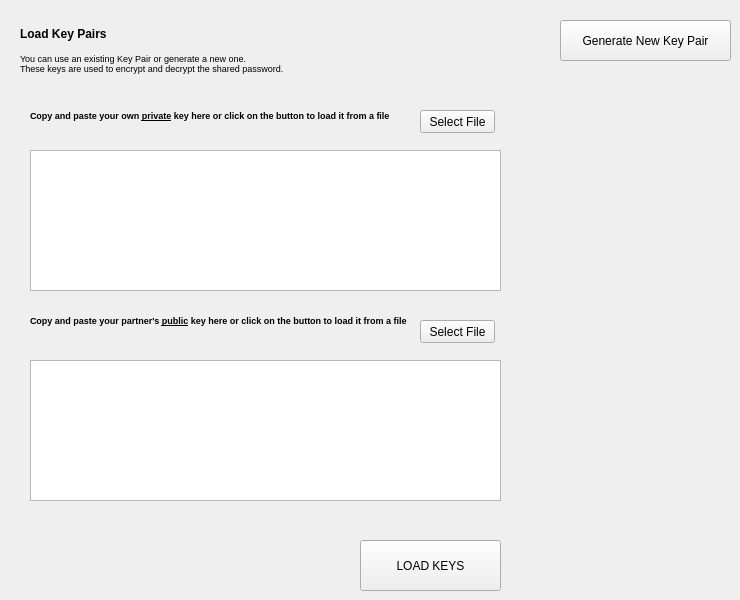
    <widget class="QWidget" name="tab_3">
     <attribute name="title">
      <string>Load Key Pairs</string>
     </attribute>
     <widget class="QTextEdit" name="textEdit">
      <property name="geometry">
       <rect>
        <x>30</x>
        <y>150</y>
        <width>471</width>
        <height>141</height>
       </rect>
      </property>
     </widget>
     <widget class="QLabel" name="label_15">
      <property name="geometry">
       <rect>
        <x>20</x>
        <y>10</y>
        <width>471</width>
        <height>81</height>
       </rect>
      </property>
      <property name="text">
       <string>&lt;html&gt;&lt;head/&gt;&lt;body&gt;&lt;p&gt;&lt;span style=&quot; font-weight:600;&quot;&gt;Load Key Pairs&lt;/span&gt;&lt;/p&gt;&lt;p&gt;&lt;span style=&quot; font-size:7pt;&quot;&gt;You can use an existing Key Pair or generate a new one.&lt;br/&gt;These keys are used to encrypt and decrypt the shared password. &lt;/span&gt;&lt;/p&gt;&lt;/body&gt;&lt;/html&gt;</string>
      </property>
     </widget>
     <widget class="QLabel" name="label_17">
      <property name="geometry">
       <rect>
        <x>30</x>
        <y>100</y>
        <width>371</width>
        <height>31</height>
       </rect>
      </property>
      <property name="text">
       <string>&lt;html&gt;&lt;head/&gt;&lt;body&gt;&lt;p&gt;&lt;span style=&quot; font-size:7pt; font-weight:600;&quot;&gt;Copy and paste your own &lt;/span&gt;&lt;span style=&quot; font-size:7pt; font-weight:600; text-decoration: underline;&quot;&gt;private&lt;/span&gt;&lt;span style=&quot; font-size:7pt; font-weight:600;&quot;&gt; key here or click on the button to load it from a file&lt;/span&gt;&lt;/p&gt;&lt;/body&gt;&lt;/html&gt;</string>
      </property>
      <property name="wordWrap">
       <bool>true</bool>
      </property>
     </widget>
     <widget class="QTextEdit" name="textEdit_3">
      <property name="geometry">
       <rect>
        <x>30</x>
        <y>360</y>
        <width>471</width>
        <height>141</height>
       </rect>
      </property>
     </widget>
     <widget class="QLabel" name="label_18">
      <property name="geometry">
       <rect>
        <x>30</x>
        <y>300</y>
        <width>381</width>
        <height>41</height>
       </rect>
      </property>
      <property name="text">
       <string>&lt;html&gt;&lt;head/&gt;&lt;body&gt;&lt;p&gt;&lt;span style=&quot; font-size:7pt; font-weight:600;&quot;&gt;Copy and paste your partner's &lt;/span&gt;&lt;span style=&quot; font-size:7pt; font-weight:600; text-decoration: underline;&quot;&gt;public&lt;/span&gt;&lt;span style=&quot; font-size:7pt; font-weight:600;&quot;&gt; key here or click on the button to load it from a file&lt;/span&gt;&lt;/p&gt;&lt;/body&gt;&lt;/html&gt;</string>
      </property>
      <property name="wordWrap">
       <bool>true</bool>
      </property>
     </widget>
     <widget class="QPushButton" name="pushButton">
      <property name="geometry">
       <rect>
        <x>420</x>
        <y>110</y>
        <width>75</width>
        <height>23</height>
       </rect>
      </property>
      <property name="text">
       <string>Select File</string>
      </property>
     </widget>
     <widget class="QPushButton" name="pushButton_3">
      <property name="geometry">
       <rect>
        <x>420</x>
        <y>320</y>
        <width>75</width>
        <height>23</height>
       </rect>
      </property>
      <property name="text">
       <string>Select File</string>
      </property>
     </widget>
     <widget class="QPushButton" name="pushButton_4">
      <property name="geometry">
       <rect>
        <x>360</x>
        <y>540</y>
        <width>141</width>
        <height>51</height>
       </rect>
      </property>
      <property name="text">
       <string>LOAD KEYS</string>
      </property>
     </widget>
     <widget class="QLabel" name="label_21">
      <property name="geometry">
       <rect>
        <x>510</x>
        <y>30</y>
        <width>21</width>
        <height>21</height>
       </rect>
      </property>
      <property name="toolTip">
       <string>&lt;html&gt;&lt;head/&gt;&lt;body&gt;&lt;p&gt;-- Before you can exchange messages, you and your partner need to agree on a password. &lt;br/&gt;( If you have already agreed on a password, you can skip this step )&lt;/p&gt;&lt;p&gt;-- Key Pairs will help you exchange the password in an encrypted format, so no one else can read it. &lt;/p&gt;&lt;p&gt;-- If you don't already have key files, click on the 'Generate Key Pair&amp;quot; button and generate new keys.&lt;/p&gt;&lt;p&gt;-- When you're finished, &amp;quot;Load&amp;quot; your private key and your partner's public key. This program will use the loaded keys to encrypt or decrypt the shared password. &lt;/p&gt;&lt;/body&gt;&lt;/html&gt;</string>
      </property>
      <property name="text">
       <string/>
      </property>
      <property name="pixmap">
       <pixmap resource="resources.qrc">:/images/help.png</pixmap>
      </property>
      <property name="scaledContents">
       <bool>true</bool>
      </property>
     </widget>
     <widget class="QLabel" name="label_22">
      <property name="geometry">
       <rect>
        <x>510</x>
        <y>110</y>
        <width>21</width>
        <height>21</height>
       </rect>
      </property>
      <property name="toolTip">
       <string>&lt;html&gt;&lt;head/&gt;&lt;body&gt;&lt;p&gt;You can either paste your private key in here, or you can load it from a file. This program will use your private key to decrypt a password that your partner has sent to you. &lt;/p&gt;&lt;/body&gt;&lt;/html&gt;</string>
      </property>
      <property name="text">
       <string/>
      </property>
      <property name="pixmap">
       <pixmap resource="resources.qrc">:/images/help.png</pixmap>
      </property>
      <property name="scaledContents">
       <bool>true</bool>
      </property>
     </widget>
     <widget class="QLabel" name="label_28">
      <property name="geometry">
       <rect>
        <x>510</x>
        <y>320</y>
        <width>21</width>
        <height>21</height>
       </rect>
      </property>
      <property name="toolTip">
       <string>&lt;html&gt;&lt;head/&gt;&lt;body&gt;&lt;p&gt;You can either paste your partner's public key, or you can load it from a file. This key will be used to encrypt a password that only your partner can decrypt &lt;/p&gt;&lt;/body&gt;&lt;/html&gt;</string>
      </property>
      <property name="text">
       <string/>
      </property>
      <property name="pixmap">
       <pixmap resource="resources.qrc">:/images/help.png</pixmap>
      </property>
      <property name="scaledContents">
       <bool>true</bool>
      </property>
     </widget>
     <widget class="QPushButton" name="pushButton_11">
      <property name="geometry">
       <rect>
        <x>560</x>
        <y>20</y>
        <width>171</width>
        <height>41</height>
       </rect>
      </property>
      <property name="toolTip">
       <string>If you don't already have one</string>
      </property>
      <property name="text">
       <string>Generate New Key Pair</string>
      </property>
     </widget>
    </widget>
